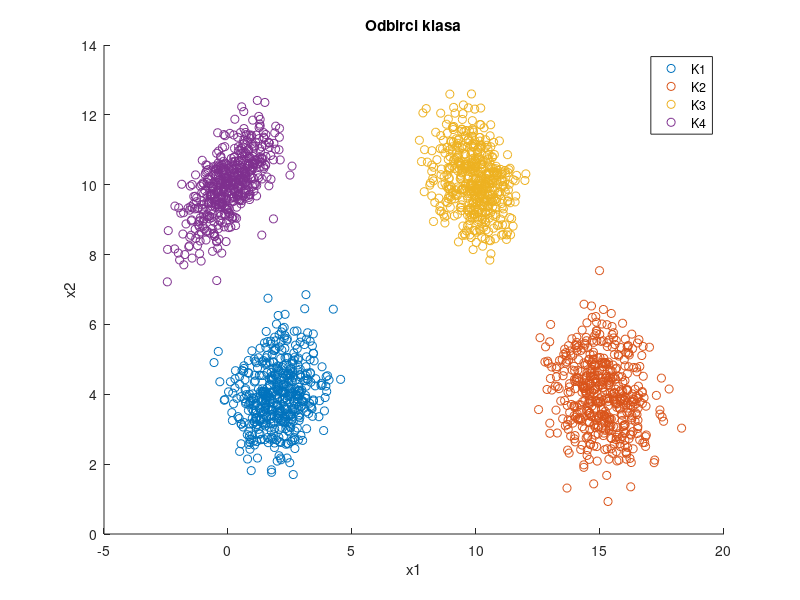
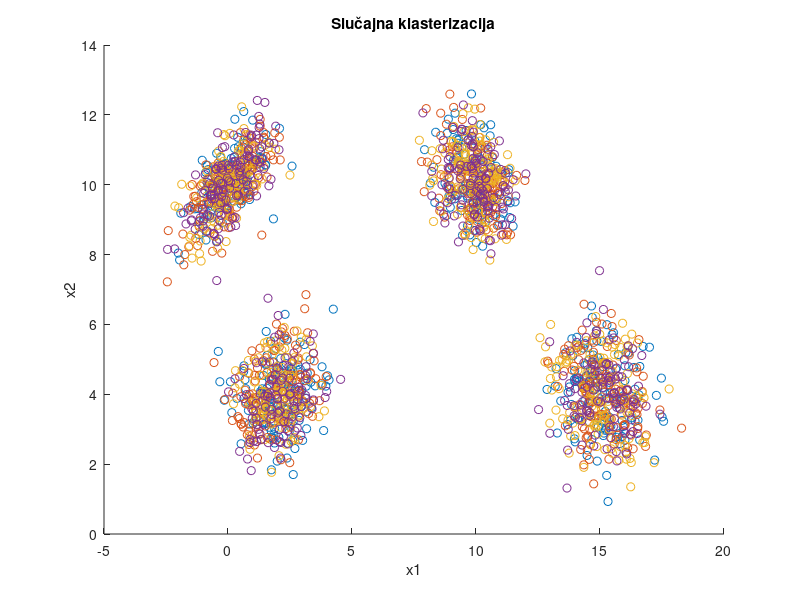
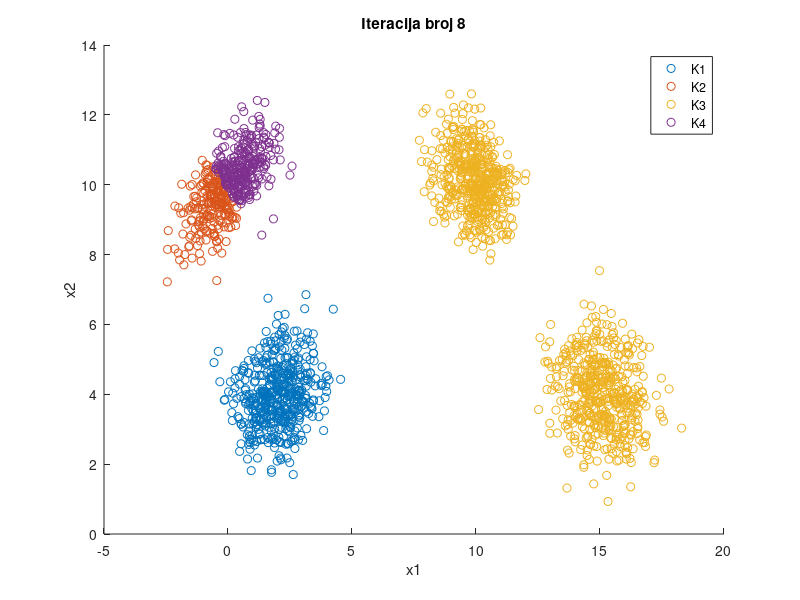

Here is the MATLAB script that generated these plots, in order:
clear
close all
clc

%% Generisanje odbiraka

N = 500;

M1 = [2;4]; 
M2 = [15;4]; 
M3 = [10;10]; 
M4 = [0;10]; 

S1 = [0.8 0.2; 0.2 0.8];
S2 = [1 -0.2; -0.2 1];
S3 = [0.7 -0.2; -0.2 0.7];
S4 = [0.8 0.5; 0.5 0.8];

K1 = mvnrnd(M1,S1,N);
K2 = mvnrnd(M2,S2,N);
K3 = mvnrnd(M3,S3,N);
K4 = mvnrnd(M4,S4,N);

%% Prikaz odbiraka

figure()
hold all
scatter(K1(:,1),K1(:,2));
scatter(K2(:,1),K2(:,2));
scatter(K3(:,1),K3(:,2));
scatter(K4(:,1),K4(:,2));
hold off
xlabel('x1');
ylabel('x2');
legend('K1','K2','K3','K4');
title('Odbirci klasa');

%% C mean klasterizacija

X = [K1' K2' K3' K4'];

%inicijalna klasterizacija
pom = rand(1,4*N);

X1 = [];
X2 = [];
X3 = [];
X4 = [];

for i = 1:4*N
    if pom(i) < 0.25
        X1 = [X1, X(:, i)];
    elseif pom(i) < 0.5
        X2 = [X2, X(:, i)];
    elseif pom(i) < 0.75
        X3 = [X3, X(:,i)];
    else 
        X4 = [X4, X(:,i)];
    end
end

figure()
scatter(X1(1,:), X1(2,:))
hold on
scatter(X2(1,:), X2(2,:))
scatter(X3(1,:), X3(2,:))
scatter(X4(1,:), X4(2,:))
hold off
title('Slučajna klasterizacija')
xlabel('x1')
ylabel('x2')

%% Primena algoritma klasterizacije

lmax = 100;  
reklas = 1;  

M1 = mean(X1, 2);
M2 = mean(X2, 2);
M3 = mean(X3, 2);
M4 = mean(X4, 2);

N1 = length(X1(1,:));
N2 = length(X2(1,:));
N3 = length(X3(1,:));
N4 = length(X4(1,:));

l = 1;

while(l < lmax) && reklas

    X1pom = [];
    X2pom = [];
    X3pom = [];
    X4pom = [];

    reklas = 0;

    for i = 1:N1
        d1 = (X1(1,i)-M1(1,1))^2+(X1(2,i)-M1(2,1))^2;
        d2 = (X1(1,i)-M2(1,1))^2+(X1(2,i)-M2(2,1))^2;
        d3 = (X1(1,i)-M3(1,1))^2+(X1(2,i)-M3(2,1))^2;
        d4 = (X1(1,i)-M4(1,1))^2+(X1(2,i)-M4(2,1))^2;
        
        dmin = min([d1,d2,d3,d4]);
        if dmin == d1
            X1pom = [X1pom, X1(:, i)];
        elseif dmin == d2
            X2pom = [X2pom, X1(:, i)];  
            reklas = 1;
        elseif dmin == d3
            reklas = 1;
            X3pom = [X3pom, X1(:,i)];
        else 
            reklas = 1;
            X4pom = [X4pom, X1(:,i)];
        end
    end
    for i = 1:N2
        d1 = (X2(1,i)-M1(1,1))^2+(X2(2,i)-M1(2,1))^2;
        d2 = (X2(1,i)-M2(1,1))^2+(X2(2,i)-M2(2,1))^2;
        d3 = (X2(1,i)-M3(1,1))^2+(X2(2,i)-M3(2,1))^2;
        d4 = (X2(1,i)-M4(1,1))^2+(X2(2,i)-M4(2,1))^2;
        
        dmin = min([d1,d2,d3,d4]);
        if dmin == d1
            X1pom = [X1pom, X2(:, i)];
            reklas = 1;
        elseif dmin == d2
            X2pom = [X2pom, X2(:, i)];  
        elseif dmin == d3
            reklas = 1;
            X3pom = [X3pom, X2(:,i)];
        else 
            reklas = 1;
            X4pom = [X4pom, X2(:,i)];
        end
    end
    for i=1:N3
        d1 = (X3(1,i)-M1(1,1))^2+(X3(2,i)-M1(2,1))^2;
        d2 = (X3(1,i)-M2(1,1))^2+(X3(2,i)-M2(2,1))^2;
        d3 = (X3(1,i)-M3(1,1))^2+(X3(2,i)-M3(2,1))^2;
        d4 = (X3(1,i)-M4(1,1))^2+(X3(2,i)-M4(2,1))^2;
        
        dmin = min([d1,d2,d3,d4]);
        if dmin == d1
            X1pom = [X1pom, X3(:, i)];
            reklas = 1;
        elseif dmin == d2
            X2pom = [X2pom, X3(:, i)]; 
            reklas = 1;
        elseif dmin == d3
            X3pom = [X3pom, X3(:,i)];
        else 
            reklas = 1;
            X4pom = [X4pom, X3(:,i)];
        end
    end
    for i=1:N4
        d1 = (X4(1,i)-M1(1,1))^2+(X4(2,i)-M1(2,1))^2;
        d2 = (X4(1,i)-M2(1,1))^2+(X4(2,i)-M2(2,1))^2;
        d3 = (X4(1,i)-M3(1,1))^2+(X4(2,i)-M3(2,1))^2;
        d4 = (X4(1,i)-M4(1,1))^2+(X4(2,i)-M4(2,1))^2;
        
        dmin= min([d1,d2,d3,d4]);
        if dmin==d1
            X1pom = [X1pom, X4(:, i)];
            reklas=1;
        elseif dmin==d2
            X2pom = [X2pom, X4(:, i)]; 
            reklas = 1;
        elseif dmin==d3
            reklas=1;
            X3pom=[X3pom, X4(:,i)];
        else 
            X4pom=[X4pom, X4(:,i)];
        end
    end

    clear X1 X2 X3 X4

    X1 = X1pom;
    X2 = X2pom;
    X3 = X3pom;
    X4 = X4pom;
    
    if(~isempty(X1))
    N1 = length(X1(1,:));
    M1 = mean(X1, 2);
    else
        N1 = 0;
        M1 = [0;0];
    end
    if(~isempty(X2))
    N2 = length(X2(1,:));
    M2 = mean(X2, 2);
    else 
        N2=0; M2=[0;0];
    end
    if(~isempty(X3))
    N3 = length(X3(1,:));
    M3 = mean(X3,2);
    else
        N3 = 0;
        M3 = [0;0];
    end
    if(~isempty(X4))
        N4 = length(X4(1,:));
        M4 = mean(X4,2);
    else
        N4 = 0;
        M4 = [0;0];
    end
    l = l+1;
end

figure()
scatter(X1(1,:), X1(2,:)) 
hold on
scatter(X2(1,:), X2(2,:))
scatter(X3(1,:), X3(2,:))
scatter(X4(1,:), X4(2,:))
title(['Iteracija broj ' num2str(l)])
legend('K1','K2','K3','K4');
xlabel('x1')
ylabel('x2')
